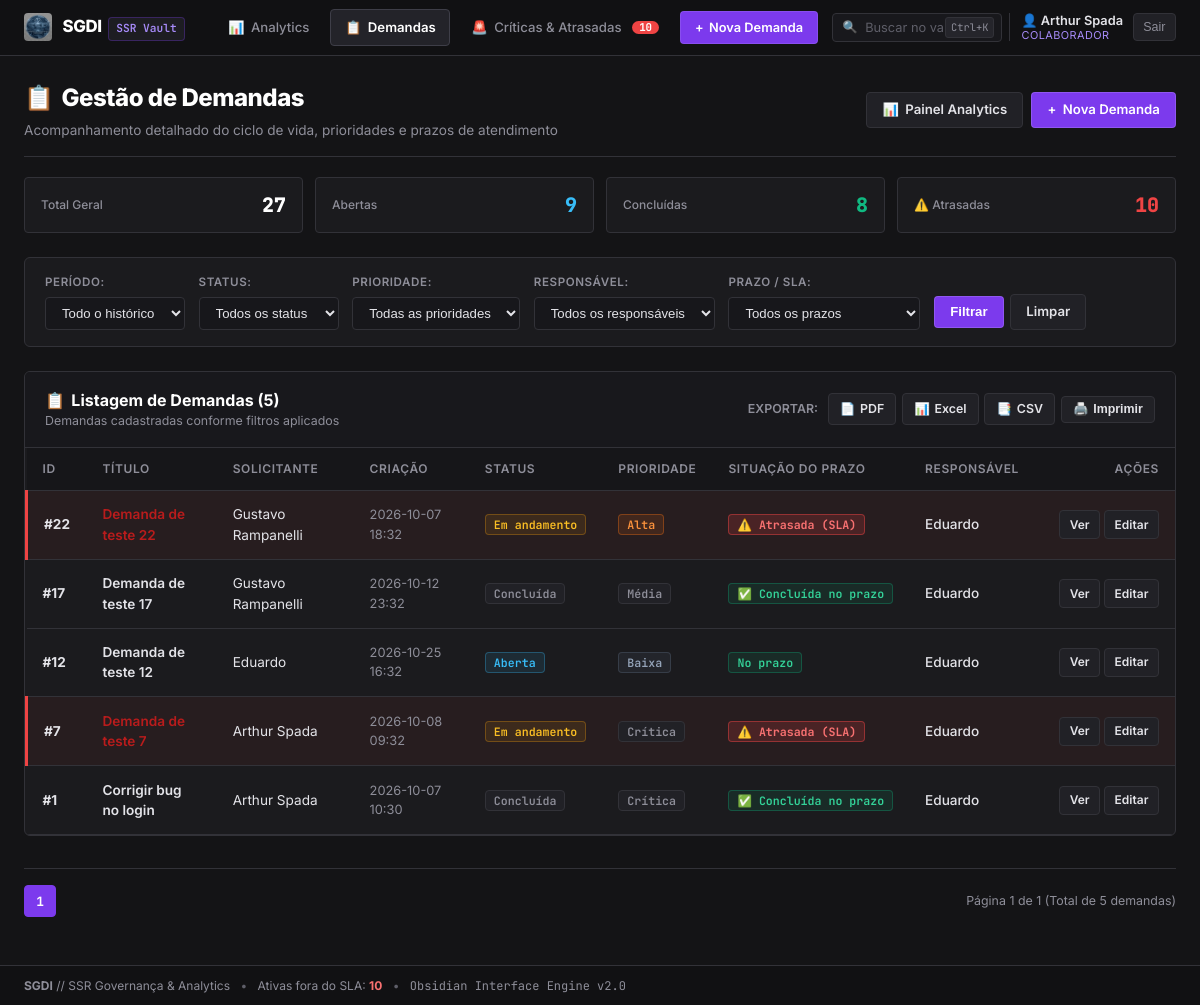
Screenshot of /demandas?responsavel=3 (signed in) with the database file from the repository.
### tables this page shows
CREATE TABLE usuarios (
    id INTEGER PRIMARY KEY AUTOINCREMENT, 
    nome TEXT NOT NULL,
    email TEXT UNIQUE,
    senha_hash TEXT,
    perfil TEXT NOT NULL DEFAULT 'colaborador'
);

CREATE TABLE demandas (
    id INTEGER PRIMARY KEY AUTOINCREMENT,
    titulo TEXT NOT NULL,
    descricao TEXT,
    solicitante_id INTEGER NOT NULL,
    data_criacao TEXT,
    status TEXT NOT NULL DEFAULT 'Aberta',
    prioridade TEXT NOT NULL DEFAULT 'Média',
    responsavel_id INTEGER,
    data_conclusao TEXT,
    FOREIGN KEY (solicitante_id) REFERENCES usuarios(id),
    FOREIGN KEY (responsavel_id) REFERENCES usuarios(id)
);

### app.py (the view)
@app.route('/demandas')
def demandas():
    pagina = request.args.get('pagina', 1, type=int)
    filtros = request.args.to_dict()
    where, parametros = construir_filtro_sql(filtros)
    conn = get_db()
    garantir_migracao_db(conn)
    total = conn.execute(f'SELECT COUNT(*) FROM demandas d {where}', parametros).fetchone()[0]
    total_paginas = max(1, math.ceil(total / POR_PAGINA))
    pagina = min(max(pagina, 1), total_paginas)
    demandas_lista = conn.execute(
        f'{SELECT_DEMANDAS} {where} ORDER BY d.id DESC LIMIT ? OFFSET ?',
        parametros + [POR_PAGINA, (pagina - 1) * POR_PAGINA]
    ).fetchall()
    usuarios = listar_usuarios(conn)
    total_geral = conn.execute('SELECT COUNT(*) FROM demandas').fetchone()[0]
    abertas_geral = conn.execute("SELECT COUNT(*) FROM demandas WHERE status = 'Aberta'").fetchone()[0]
    concluidas_geral = conn.execute("SELECT COUNT(*) FROM demandas WHERE status = 'Concluída'").fetchone()[0]
    canceladas_geral = conn.execute("SELECT COUNT(*) FROM demandas WHERE status = 'Cancelada'").fetchone()[0]
    fora_sla_geral = conn.execute(
        """SELECT COUNT(*) FROM demandas WHERE status NOT IN ('Concluída', 'Cancelada')
           AND (responsavel_id IS NULL OR datetime(data_criacao, '+' || (CASE prioridade WHEN 'Crítica' THEN 2 WHEN 'Alta' THEN 5 WHEN 'Média' THEN 10 WHEN 'Baixa' THEN 20 ELSE 30 END) || ' days') < datetime('now', 'localtime'))"""
    ).fetchone()[0]
    conn.close()
    resumo_kpis = {
        'total': total_geral,
        'abertas': abertas_geral,
        'concluidas': concluidas_geral,
        'canceladas': canceladas_geral,
        'atrasadas': fora_sla_geral
    }
    return render_template(
        'index.html',
        demandas=demandas_lista,
        pagina=pagina,
        total_paginas=total_paginas,
        total=total,
        filtros=filtros,
        status_opcoes=STATUS_OPCOES,
        prioridade_opcoes=PRIORIDADE_OPCOES,
        usuarios=usuarios,
        resumo_kpis=resumo_kpis
    )

### templates/index.html (shortened to what this page needs)
{% extends "base.html" %}
{% block content %}
<div class="dashboard-hero" style="margin-bottom:1.25rem;">
    <div class="dashboard-hero-title">
        <h1><span>📋</span> Gestão de Demandas</h1>
        <p>Acompanhamento detalhado do ciclo de vida, prioridades e prazos de atendimento</p>
    </div>
    <div class="dashboard-hero-actions">
        <a href="/" class="btn btn-secondary" id="btn-voltar-painel">
            <span>📊</span> Painel Analytics
        </a>
        <a href="/nova_demanda" class="btn btn-primary" id="btn-nova-demanda-index">
            <span>+</span> Nova Demanda
        </a>
    </div>
</div>
{% if resumo_kpis %}
<div class="mini-kpi-bar">
    <a href="/demandas" class="mini-kpi-item" title="Ver todas as demandas">
        <span class="label">Total Geral</span>
        <span class="val">{{ resumo_kpis.total }}</span>
    </a>
    <a href="/demandas?status=Aberta" class="mini-kpi-item" title="Filtrar demandas abertas">
        <span class="label">Abertas</span>
        <span class="val" style="color:var(--info);">{{ resumo_kpis.abertas }}</span>
    </a>
    <a href="/demandas?status=Concluída" class="mini-kpi-item" title="Filtrar demandas concluídas">
        <span class="label">Concluídas</span>
        <span class="val" style="color:var(--success);">{{ resumo_kpis.concluidas }}</span>
    </a>
    <a href="/demandas?prazo=atrasadas" class="mini-kpi-item" title="Filtrar demandas em atraso">
        <span class="label">⚠️ Atrasadas</span>
        <span class="val" style="color:var(--danger);">{{ resumo_kpis.atrasadas }}</span>
    </a>
</div>
{% endif %}
<div class="filtros-box">
    <form method="GET" action="/demandas" class="filtros-form" id="form-filtros">
        <div class="filter-group">
            <label for="periodo">Período:</label>
            <select name="periodo" id="periodo">
                <option value="todos" {{ 'selected' if filtros.periodo == 'todos' or not filtros.periodo }}>Todo o histórico</option>
            </select>
        </div>
        <div class="filter-group">
            <label for="status">Status:</label>
            <select name="status" id="status">
                <option value="">Todos os status</option>
            </select>
        </div>
        <div class="filter-group">
            <label for="prioridade">Prioridade:</label>
            <select name="prioridade" id="prioridade">
                <option value="">Todas as prioridades</option>
            </select>
        </div>
        <div class="filter-group">
            <label for="responsavel">Responsável:</label>
            <select name="responsavel" id="responsavel">
                <option value="">Todos os responsáveis</option>
            </select>
        </div>
        <div class="filter-group">
            <label for="prazo">Prazo / SLA:</label>
            <select name="prazo" id="prazo">
                <option value="">Todos os prazos</option>
            </select>
        </div>
        <div class="filtros-actions">
            <button type="submit" class="btn btn-primary" id="btn-aplicar-filtros">Filtrar</button>
            <a href="/demandas" class="btn btn-secondary" id="btn-limpar-filtros">Limpar</a>
        </div>
    </form>
</div>
<div class="section-card">
    <div class="section-card-header">
        <div>
            <h2><span>📋</span> Listagem de Demandas ({{ total }})</h2>
            <p>Demandas cadastradas conforme filtros aplicados</p>
        </div>
        <div class="export-group" id="export-toolbar-demandas">
            <span style="font-size:0.775rem; color:var(--text-muted); font-weight:600; margin-right:0.25rem;">EXPORTAR:</span>
            <a href="{{ url_for('exportar_pdf', **filtros) }}" class="btn-export pdf" title="Exportar relatório em PDF">
                <span>📄</span> PDF
            </a>
            <a href="{{ url_for('exportar_excel', **filtros) }}" class="btn-export excel" title="Exportar dados para Excel">
                <span>📊</span> Excel
            </a>
            <a href="{{ url_for('exportar_csv', **filtros) }}" class="btn-export csv" title="Exportar para CSV (ponto e vírgula)">
                <span>📑</span> CSV
            </a>
            <button onclick="window.print()" class="btn-export" title="Imprimir relatório">
                <span>🖨️</span> Imprimir
            </button>
        </div>
    </div>
    <div class="table-responsive">
        <table class="data-table" id="tabela-demandas">
            <thead>
                <tr>
                    <th style="width: 60px;">ID</th>
                    <th>Título</th>
                    <th>Solicitante</th>
                    <th>Criação</th>
                    <th>Status</th>
                    <th>Prioridade</th>
                    <th>Situação do Prazo</th>
                    <th>Responsável</th>
                    <th style="text-align: right; width: 140px;">Ações</th>
                </tr>
            </thead>
            <tbody>
                {% for demanda in demandas %}
                <tr class="{% if demanda['status_sla'] in ['atrasada', 'sem_responsavel_fora_sla'] %}row-fora-sla{% endif %}">
                    <td><strong>#{{ demanda['id'] }}</strong></td>
                    <td>
                        <a href="/detalhes/{{ demanda['id'] }}" style="font-weight: 600; color: {% if demanda['status_sla'] in ['atrasada', 'sem_responsavel_fora_sla'] %}#b91c1c{% else %}var(--text-main){% endif %}; text-decoration: none;">
                            {{ demanda['titulo'] }}
                        </a>
                    </td>
                    <td>{{ demanda['solicitante_nome'] or '-' }}</td>
                    <td style="font-size:0.8rem; color:var(--text-muted);">{{ demanda['data_criacao'][:16] if demanda['data_criacao'] else '-' }}</td>
                    <td>
                        <span class="badge badge-status-{{ demanda['status']|lower|replace(' ', '-') }}">
                            {{ demanda['status'] }}
                        </span>
                    </td>
                    <td>
                        <span class="badge badge-prio-{{ demanda['prioridade']|lower }}">
                            {{ demanda['prioridade'] }}
                        </span>
                    </td>
                    <td>
                        {% if demanda['status_sla'] == 'atrasada' %}
                            <span class="badge badge-sla-atrasada" title="Prazo excedido">⚠️ Atrasada (SLA)</span>
                        {% elif demanda['status_sla'] == 'sem_responsavel_fora_sla' %}
                            <span class="badge badge-sla-atrasada" title="Sem responsável atribuído (fora do SLA)">🚨 Sem Resp. (Fora SLA)</span>
                        {% elif demanda['status_sla'] == 'cancelada' %}
                            <span class="badge badge-status-cancelada" title="Demanda cancelada">Cancelada</span>
                        {% elif demanda['status_sla'] == 'concluida_atrasada' %}
                            <span class="badge badge-sla-aviso" title="Entregue com atraso">Concluída (Atraso)</span>
                        {% elif demanda['status_sla'] == 'concluida_no_prazo' %}
                            <span class="badge badge-sla-ok" title="Entregue dentro do prazo">✅ Concluída no prazo</span>
                        {% else %}
                            <span class="badge badge-sla-ok" title="Dentro do prazo previsto">No prazo</span>
                        {% endif %}
                    </td>
                    <td>
                        {% if demanda['responsavel_nome'] %}
                            <span style="font-weight: 500;">{{ demanda['responsavel_nome'] }}</span>
                        {% else %}
                            <span class="text-danger" style="font-weight: 700; font-size: 0.8rem;">⚠️ Sem responsável</span>
                        {% endif %}
                    </td>
                    <td style="text-align: right; white-space: nowrap;">
                        <a href="/detalhes/{{ demanda['id'] }}" class="btn btn-secondary btn-sm" title="Visualizar detalhes">Ver</a>
                        <a href="/editar/{{ demanda['id'] }}" class="btn btn-secondary btn-sm" title="Editar demanda">Editar</a>
                    </td>
                </tr>
                {% endfor %}
            </tbody>
        </table>
    </div>
</div>
<div class="paginacao">
    <div class="paginacao-links">
        {% for p in range(1, total_paginas + 1) %}
            {% if p == pagina %}
                <strong>{{ p }}</strong>
            {% else %}
                <a href="{{ url_for('demandas', pagina=p, **filtros) }}">{{ p }}</a>
            {% endif %}
        {% endfor %}
    </div>
    <span class="paginacao-info">
        Página {{ pagina }} de {{ total_paginas }} (Total de {{ total }} demanda{{ 's' if total != 1 }})
    </span>
</div>
{% endblock %}

### templates/base.html (shortened to what this page needs)
<!DOCTYPE html>
<html lang="pt-BR">
<head>
    <link rel="stylesheet" href="{{ url_for('static', filename='style.css') }}">
</head>
<body class="obsidian-theme">
    <header class="header obs-header">
        <div class="header-container obs-header-container">
            <a href="/" class="brand obs-brand" title="SGDI Workspace">
                <img src="{{ url_for('static', filename='logo.png') }}" alt="Logo SGDI" class="logo-img obs-logo" onerror="this.style.display='none'">
                <div class="brand-text">
                    <span class="brand-title">SGDI</span>
                    <span class="brand-subtitle obs-vault-badge">SSR Vault</span>
                </div>
            </a>
            {% if usuario_atual %}
            <nav class="menu obs-menu">
                <a href="/" class="nav-link obs-tab-link {% if request.path in ['/', '/dashboard', '/analytics'] %}active{% endif %}" id="nav-painel">
                    <span class="obs-icon">📊</span> Analytics
                </a>
                <a href="/demandas" class="nav-link obs-tab-link {% if request.path == '/demandas' %}active{% endif %}" id="nav-demandas">
                    <span class="obs-icon">📋</span> Demandas
                </a>
                <a href="/criticas-atrasadas" class="nav-link obs-tab-link obs-tab-urgent {% if request.path in ['/criticas-atrasadas', '/urgentes'] %}active{% endif %}" id="nav-criticas">
                    <span class="obs-icon">🚨</span> Críticas & Atrasadas
                    {% if total_urgentes_global > 0 %}
                        <span class="obs-badge-counter" title="{{ total_urgentes_global }} demandas críticas ou fora do SLA">{{ total_urgentes_global }}</span>
                    {% endif %}
                </a>
                <a href="/nova_demanda" class="btn-novo-header obs-btn-new" id="btn-nova-demanda">
                    <span>+</span> Nova Demanda
                </a>
                <form action="/demandas" method="GET" class="search-nav obs-search" id="header-search-form">
                    <span class="search-icon">🔍</span>
                    <input type="text" name="q" placeholder="Buscar no vault..." value="{{ request.args.get('q', '') }}" id="header-search-input">
                    <span class="obs-shortcut-hint">Ctrl+K</span>
                </form>
                <div class="obs-user-session" id="usuario-sessao">
                    <div class="obs-user-session-info">
                        <span class="obs-user-session-nome">👤 {{ usuario_atual.nome }}</span>
                        <span class="obs-user-session-perfil">{{ usuario_atual.perfil_label }}</span>
                    </div>
                    <form action="/logout" method="POST">
                        <button type="submit" class="btn-obs-icon" title="Encerrar sessão" id="btn-logout">Sair</button>
                    </form>
                </div>
            </nav>
            {% endif %}
        </div>
    </header>
    <main class="container obs-container">
        {% block content %}{% endblock %}
    </main>
    <footer class="footer obs-footer">
        <div class="obs-status-bar">
            <span><strong>SGDI</strong> // SSR Governança & Analytics</span>
            <span class="obs-sep">&bull;</span>
            <span>Ativas fora do SLA: <strong class="text-danger">{{ total_urgentes_global }}</strong></span>
            <span class="obs-sep">&bull;</span>
            <span class="obs-code" style="font-size:0.75rem;">Obsidian Interface Engine v2.0</span>
        </div>
    </footer>
</body>
</html>

### rows the page displays
usuarios: nome "Arthur Spada"
demandas: id "22", titulo "Demanda de teste 22", nome "Gustavo Rampanelli", data_criacao "2026-10-07 18:32", status "Em andamento", prioridade "Alta", shows "⚠️ Atrasada (SLA)", responsavel_nome "Eduardo"
demandas: id "17", titulo "Demanda de teste 17", nome "Gustavo Rampanelli", data_criacao "2026-10-12 23:32", status "Concluída", prioridade "Média", shows "✅ Concluída no prazo", responsavel_nome "Eduardo"
demandas: id "12", titulo "Demanda de teste 12", nome "Eduardo", data_criacao "2026-10-25 16:32", status "Aberta", prioridade "Baixa", shows "No prazo", responsavel_nome "Eduardo"
demandas: id "7", titulo "Demanda de teste 7", nome "Arthur Spada", data_criacao "2026-10-08 09:32", status "Em andamento", prioridade "Crítica", shows "⚠️ Atrasada (SLA)", responsavel_nome "Eduardo"
demandas: id "1", titulo "Corrigir bug no login", nome "Arthur Spada", data_criacao "2026-10-07 10:30", status "Concluída", prioridade "Crítica", shows "✅ Concluída no prazo", responsavel_nome "Eduardo"

### other values shown
{{ total_urgentes_global }} "10"
{{ usuario_atual.perfil_label }} "COLABORADOR"
{{ resumo_kpis.total }} "27"
{{ resumo_kpis.abertas }} "9"
{{ resumo_kpis.concluidas }} "8"
{{ resumo_kpis.atrasadas }} "10"
{{ total }} "5"
{{ p }} "1"
{{ pagina }} "1"
{{ total_paginas }} "1"
{{ 's' if total != 1 }} "s"
